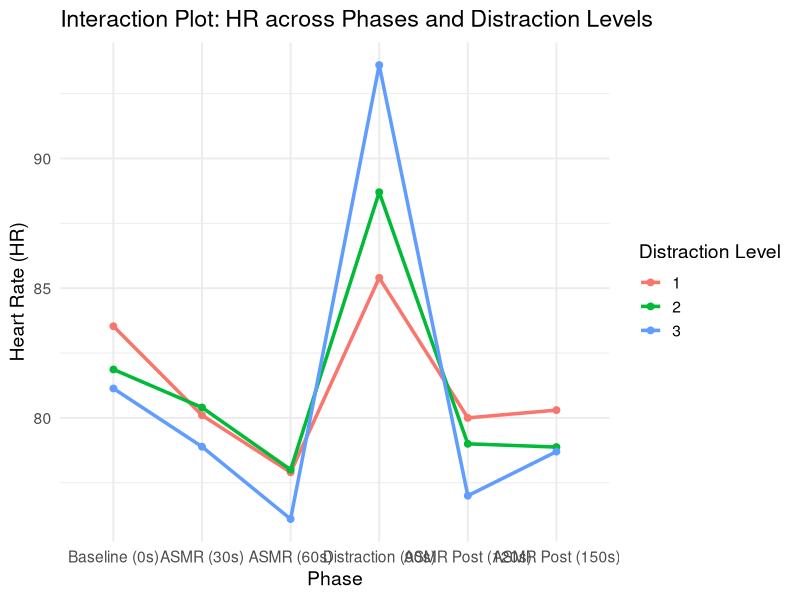

Source code (R):
library(ggplot2)


# Defining the Heart Rate Data
# Note: Data from tables were turned into a list for eah column 
# to simplify the R code

# Distraction Level 1
level1 <- data.frame(
  Baseline = c(79, 114.333, 52, 78.333, 91.667, 102.333, 97.333, 75.333, 68.667, 76.333),
  ASMR1 = c(70, 104, 49, 78, 86, 104, 94, 73, 69, 74),
  ASMR2 = c(74, 103, 51, 70, 81, 101, 91, 70, 67, 71),
  Distraction = c(79, 104, 49, 76, 85, 115, 106, 81, 78, 81),
  Post1 = c(89, 103, 49, 75, 85, 102, 92, 69, 64, 72),
  Post2 = c(89, 102, 52, 78, 86, 102, 90, 70, 63, 71),
  DistractionLevel = "1"
)

# Distraction Level 2
level2 <- data.frame(
  Baseline = c(73.667, 62, 67, 83, 76.667, 107.667, 64, 107.333, 68.333, 109),
  ASMR1 = c(72, 64, 65, 88, 80, 104, 61, 102, 64, 104),
  ASMR2 = c(74, 64, 65, 81, 74, 102, 60, 100, 60, 100),
  Distraction = c(72, 67, 65, 96, 81, 117, 76, 118, 77, 118),
  Post1 = c(NA, 68, 65, 86, 83, 99, 55, 96, 59, 100),
  Post2 = c(73, NA, 68, NA, 80, 100, 55, 97, 60, 98),
  DistractionLevel = "2"
)

# Distraction Level 3
level3 <- data.frame(
  Baseline = c(79.333, 80.333, 88.333, 90.333, 72.667, 83.667, 78.333, 88.667, 73, 76.667),
  ASMR1 = c(NA, 80, 89, 88, 78, 75, 70, 86, 70, 74),
  ASMR2 = c(80, 80, 81, 85, 69, 73, 70, 84, 68, 71),
  Distraction = c(90, 79, 94, 96, 79, 99, 96, 112, 92, 99),
  Post1 = c(81, 79, 81, 91, 70, 73, 69, 85, 68, 73),
  Post2 = c(81, 80, 90, 91, 73, 74, 69, 86, 69, 74),
  DistractionLevel = "3"
)

# Combine all levels in one single variable
all_data <- rbind(level1, level2, level3)

# Reshape to long format using base R's reshape function
long_data <- reshape(all_data, 
                     varying = c("Baseline", "ASMR1", "ASMR2", "Distraction", "Post1", "Post2"),
                     v.names = "HR", 
                     timevar = "Phase", 
                     times = c("Baseline", "ASMR1", "ASMR2", "Distraction", "Post1", "Post2"),
                     direction = "long")

# Convert Distraction Level to factor
long_data$DistractionLevel <- factor(long_data$DistractionLevel)

# Set the order of phases and rename them
long_data$Phase <- factor(long_data$Phase, 
                          levels = c("Baseline", "ASMR1", "ASMR2", "Distraction", "Post1", "Post2"),
                          labels = c("Baseline (0s)", "ASMR (30s)", "ASMR (60s)", "Distraction (90s)", "ASMR Post (120s)", "ASMR Post (150s)"))

# Calculate the mean HR for each Phase and Distraction Level
avg_hr <- aggregate(HR ~ DistractionLevel + Phase, data = long_data, FUN = mean, na.rm = TRUE)

# Plot the Interaction Plot using ggplot
p <- ggplot(avg_hr, aes(x = Phase, y = HR, color = DistractionLevel, group = DistractionLevel)) +
  geom_line(size = 1.2) +
  geom_point(size = 2) +
  labs(
    title = "Interaction Plot: HR across Phases and Distraction Levels",
    x = "Phase", y = "Heart Rate (HR)", color = "Distraction Level"
  ) +
  theme_minimal(base_size = 14)

#print(p) # When uncommented will produce the interaction plot

# Q-Q plot for Systolic BP by Phase and Distraction Level
# When the code below is uncommented it will produce the QQ plots
#qqnorm(long_data$HR, main = "Q-Q Plot: Heart Rate")
#qqline(long_data$HR, col = "green")

# Generates the ANOVA tables
aov_HR <- aov(HR ~ DistractionLevel * Phase, data = long_data)
summary(aov_HR)

# Conducts the Shapiro Test
shapiro.test(residuals(aov_HR))

# Generates the Multiple Regression 
model <- lm(HR ~ Phase + DistractionLevel, data = long_data)
summary(model)

